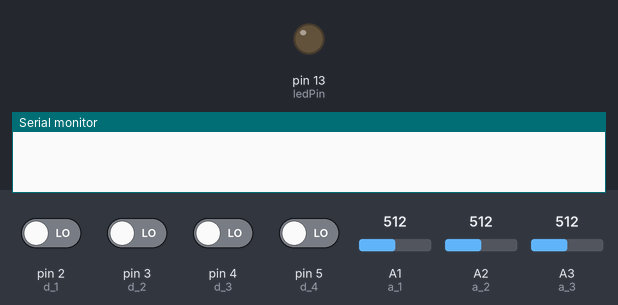
Simulated run of this sketch. Board: Arduino Uno, built with avr-gcc and run on an emulated ATmega328P. Parts: output pins drawn as LEDs (lit = HIGH), the last lines printed to the serial monitor. The test bench sets the inputs (shaded band); at power-on: pin 2 (d_1), pin 3 (d_2), pin 4 (d_3), pin 5 (d_4) LOW, A1 (a_1) = 512, A2 (a_2) = 512, A3 (a_3) = 512.

Above: at 1.2 s.
1.3 s: pin 4 (d_3) driven HIGH
At 1.7 s:
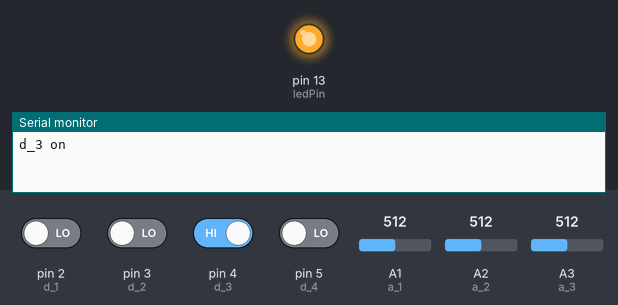
Timing chart, 0 to 4.3 s (numbered marks = the images above; inputs shaded):
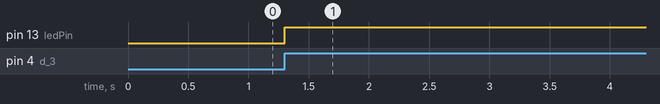

Measured:
- after the input at 1.3 s, pin 13 (ledPin): LOW → HIGH at once

The sketch:

tui-project-arduino.ino
```cpp
/*
 *  Sentire
 *  Allow for reading of 3 arbitary analog sensors + 4 arbitrary digital inputs (buttons)
 *  Use the on board LED as a second button click indicator
 */


// analog sensor pins -- these are read every minute (or whatever)
const int a_1 = 1;
const int a_2 = 2;
const int a_3 = 3;

// digital sensor pins
const int d_1 = 2;
const int d_2 = 3;
const int d_3 = 4;
const int d_4 = 5;

const int ledPin = 13;       // the pin that the LED is attached to

// Variables will change:
int d_1_state = 0;         // current state of the button
int last_d_1_state = 0;     // previous state of the button

int d_2_state = 0;         // current state of the button
int last_d_2_state = 0;     // previous state of the button

int d_3_state = 0;         // current state of the button
int last_d_3_state = 0;     // previous state of the button

int d_4_state = 0;         // current state of the button
int last_d_4_state = 0;     // previous state of the button


// Analog read interval stuff
long previousMillis = 0;
long interval = 3000;


void setup() {

  pinMode(a_1, INPUT);
  pinMode(a_2, INPUT);
  pinMode(a_3, INPUT);

  pinMode(d_1, INPUT);
  pinMode(d_2, INPUT);
  pinMode(d_3, INPUT);
  pinMode(d_4, INPUT);

  // initialize the LED as an output:
  pinMode(ledPin, OUTPUT);

  Serial.begin(9600);
}

void loop() {

  unsigned long currentMillis = millis();
  float out_1, out_2, out_3; // used for analog output

  // read the analog pins if it's been an appropriate amount of time
  if(currentMillis - previousMillis > interval) {
    previousMillis = currentMillis;

    // read all the analog pins
    int out_1 = analogRead(a_1);
    int out_2 = analogRead(a_2);
    int out_3 = analogRead(a_3);

    Serial.print("a_1 ");
    Serial.println(out_1);

    Serial.print("a_2 ");
    Serial.println(out_2);

    Serial.print("a_3 ");
    Serial.println(out_3);

  }

  // be ready to read the digital input (buttons) always ---

  d_1_state = digitalRead(d_1);
  d_2_state = digitalRead(d_2);
  d_3_state = digitalRead(d_3);
  d_4_state = digitalRead(d_4);

  // compare the current state to its previous state
  if (d_1_state != last_d_1_state) {
    if (d_1_state == HIGH) {
      // if the current state is HIGH then the button went from off to on
    //  Serial.println("d_1 on");
      digitalWrite(ledPin, HIGH); // indicate with on board LED
    }

    delay(50); // Delay a little bit to avoid bouncing
  }

  // compare the current state to its previous state
  if (d_2_state != last_d_2_state) {
    if (d_2_state == HIGH) {
      // if the current state is HIGH then the button went from off to on
    //  Serial.println("d_2 on");
      digitalWrite(ledPin, HIGH); // indicate with on board LED
    }

    delay(50); // Delay a little bit to avoid bouncing
  }

  // compare the current state to its previous state
  if (d_3_state != last_d_3_state) {
    if (d_3_state == HIGH) {
      // if the current state is HIGH then the button went from off to on
      Serial.println("d_3 on");
      digitalWrite(ledPin, HIGH); // indicate with on board LED
    }

    delay(50); // Delay a little bit to avoid bouncing
  }

  // compare the current state to its previous state
  if (d_4_state != last_d_4_state) {
    if (d_4_state == HIGH) {
      // if the current state is HIGH then the button went from off to on
      Serial.println("d_4 on");
      digitalWrite(ledPin, HIGH); // indicate with on board LED
    }

    delay(50); // Delay a little bit to avoid bouncing
  }

  // save the current state as the last state, for next time through the loop
  last_d_1_state = d_1_state;
  last_d_3_state = d_2_state;
  last_d_3_state = d_3_state;
  last_d_4_state = d_4_state;
}
```
